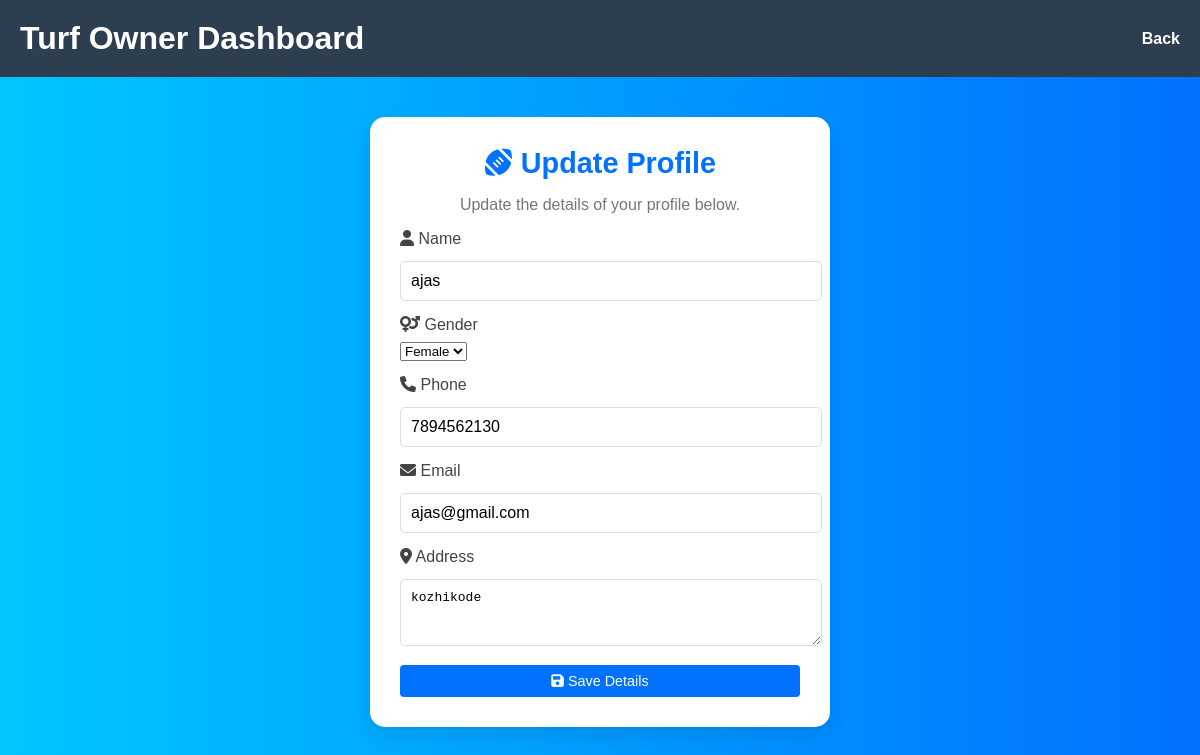
The page /turfapp/turf_profile/ on the database its author committed.
### turfapp/models.py (models this page shows)
class TurfOwner(models.Model):
        STATUS_CHOICES = [
        ('pending', 'Pending'),
        ('approved', 'Approved'),
        ('rejected', 'Rejected'),
    ]
        loginid = models.OneToOneField(Userprofile, on_delete=models.CASCADE, blank=True, null=True)
        name=models.CharField(max_length=250,null=True,blank=True)
        gender=models.CharField(max_length=250,null=True,blank=True)
        phone=models.CharField(max_length=250,null=True,blank=True)
        email=models.EmailField(null=True,blank=True)
        address=models.CharField(max_length=1000,null=True,blank=True)
        status =models.CharField(max_length=50,choices=STATUS_CHOICES,default='pending')
        is_active = models.BooleanField(null=False, blank=True, default=True)
        created_at = models.DateTimeField(auto_now=True)
        updated_at= models.DateTimeField(auto_now=True)

### turfapp/views.py (the view, shortened to what this page needs)
# urls.py: path('turf_profile/',updateProfile.as_view(),name='turf_profile'),
class updateProfile(View):
    def get(self, request):
        login_id = request.session.get("user_id")
        print(login_id)
        obj = TurfOwner.objects.filter(loginid__id=login_id).first()
        return render(request, 'turf/updateturfprofile.html', {'turf': obj})

### templates/turf/updateturfprofile.html (shortened to what this page needs)
{% load static %}
<!DOCTYPE html>
<html lang="en">
<head>
    <link rel="stylesheet" href="{% static 'turfcss/style.css' %}">
    <link rel="stylesheet" href="{% static 'turfcss/turfhome.css' %} ">
    <link rel="stylesheet" href="https://cdnjs.cloudflare.com/ajax/libs/font-awesome/6.0.0/css/all.min.css">
</head>
<body>
    <header class="header">
        <div class="logo">
            <h1>Turf Owner Dashboard</h1>
        </div>
        <nav class="nav">
            <ul>
                <li><a href="{% url 'turfapp:loadturf' %}">Back</a></li>
            </ul>
        </nav>
    </header>
    <div class="container">
        <div class="form-header">
            <h2><i class="fas fa-football-ball"></i> Update Profile</h2>
            <p> Update the details of your profile below.</p>
        </div>
        <form method="post" enctype="multipart/form-data">
            <div class="form-group">
                <label for="name"><i class="fas fa-user"></i> Name</label>
                <input type="text" id="name" name="name" value="{{ turf.name }}" required>
            </div>
            <div class="form-group">
                <label for="gender"><i class="fas fa-venus-mars"></i> Gender</label>
                <select id="gender" name="gender" required>
                    <option value="Female" {% if turf.gender == 'female' %}selected{% endif %}>Female</option>
                </select>
            </div>
            <div class="form-group">
                <label for="phone"><i class="fas fa-phone"></i> Phone</label>
                <input type="text" id="phone" name="phone" value="{{ turf.phone }}" required>
            </div>
            <div class="form-group">
                <label for="email"><i class="fas fa-envelope"></i> Email</label>
                <input type="email" id="email" name="email" value="{{ turf.email }}" required>
            </div>
            <div class="form-group">
                <label for="address"><i class="fas fa-map-marker-alt"></i> Address</label>
                <textarea id="address" name="address" rows="3" required>{{ turf.address }}</textarea>
            </div>
            <button type="submit" class="btn"><i class="fas fa-save"></i> Save Details</button>
        </form>
    </div>
</body>
</html>

### static/turfcss/style.css (style rules this page uses)
body { font-family: 'Arial', sans-serif; margin: 0; padding: 0; background: linear-gradient(to right, #00c6ff, #0072ff); color: #444; }
.container { max-width: 400px; margin: 40px auto; background: white; padding: 30px; border-radius: 15px; box-shadow: 0 8px 20px rgba(0, 0, 0, 0.1); animation: fadeIn 1s ease-in-out; }
.form-header h2 { margin: 0; font-size: 1.8em; color: #0072ff; text-align: center; }
.form-header p { text-align: center; font-size: 1em; color: #777; }
.form-group { margin: 15px 0; }
label { font-size: 1em; color: #444; margin-bottom: 8px; display: block; }
input[type="text"], input[type="email"], input[type="file"], input[type="number"],textarea { width: 100%; padding: 10px; font-size: 1em; border: 1px solid #ddd; border-radius: 5px; margin-top: 5px; }
.btn { display: block; width: 100%; padding: 12px; background-color: #0072ff; color: white; border: none; border-radius: 5px; font-size: 1.2em; cursor: pointer; margin-top: 10px; transition: all 0.3s ease; }
.btn { padding: 8px 12px; font-size: 0.9em; color: white; border: none; border-radius: 4px; cursor: pointer; }

### static/turfcss/turfhome.css (style rules this page uses)
body { font-family: 'Arial', sans-serif; margin: 0; padding: 0; background-color: #f4f4f9; }
.header { display: flex; justify-content: space-between; align-items: center; padding: 20px; background-color: #2c3e50; color: white; }
.logo h1 { margin: 0; }
.nav ul { list-style: none; margin: 0; padding: 0; display: flex; }
.nav ul li { margin-left: 20px; }
.nav ul li a { color: white; text-decoration: none; font-weight: bold; }
* { text-decoration:none ; }
body { font-family: Arial, sans-serif; margin: 0; padding: 0; background-color: #f4f4f4; }

### rows shown on the page
TurfOwner: name "ajas", phone "7894562130", email "ajas@gmail.com", address "kozhikode"
